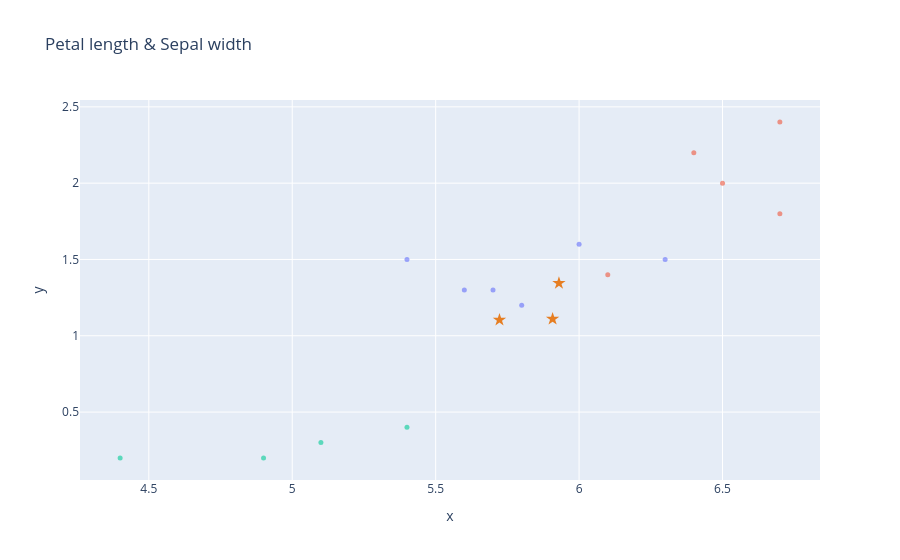

Notebook cell for this chart:
### Code cell
fig = plot_dataframe(validation[:, [0,3]], title='Blobs Dataset', label=y_validation)
for i, centroid in enumerate(centroids):
    fig = plot_centroid(fig, centroid[[0,3]], colors=["#e67e22"], marker_size=10, symbol='star', name=f'Centroid {i+1}')
fig.update_layout(showlegend=False, title='Petal length & Sepal width')
fig.show()

### Figure 1 — Plotly figure (JSON) as saved in the notebook; plotly's stock layout.template omitted (floating-point values rounded to 4 significant figures)
{"data": [{"hovertemplate": "color=#82e0aa<br>x=%{x}<br>y=%{y}<extra></extra>", "legendgroup": "#82e0aa", "marker": {"color": "#636efa", "opacity": 0.6, "size": 5, "symbol": "circle"}, "mode": "markers", "name": "#82e0aa", "orientation": "v", "showlegend": true, "type": "scatter", "x": [6.3, 5.6, 5.7, 5.4, 5.8, 6.0], "xaxis": "x", "y": [1.5, 1.3, 1.3, 1.5, 1.2, 1.6], "yaxis": "y"}, {"hovertemplate": "color=#f1948a<br>x=%{x}<br>y=%{y}<extra></extra>", "legendgroup": "#f1948a", "marker": {"color": "#EF553B", "opacity": 0.6, "size": 5, "symbol": "circle"}, "mode": "markers", "name": "#f1948a", "orientation": "v", "showlegend": true, "type": "scatter", "x": [6.7, 6.1, 6.4, 6.7, 6.5], "xaxis": "x", "y": [2.4, 1.4, 2.2, 1.8, 2.0], "yaxis": "y"}, {"hovertemplate": "color=#f7dc6f<br>x=%{x}<br>y=%{y}<extra></extra>", "legendgroup": "#f7dc6f", "marker": {"color": "#00cc96", "opacity": 0.6, "size": 5, "symbol": "circle"}, "mode": "markers", "name": "#f7dc6f", "orientation": "v", "showlegend": true, "type": "scatter", "x": [4.4, 5.4, 5.1, 4.9], "xaxis": "x", "y": [0.2, 0.4, 0.3, 0.2], "yaxis": "y"}, {"marker": {"color": "#e67e22", "size": 10, "symbol": "star"}, "mode": "markers", "name": "Centroid 1", "type": "scatter", "x": [5.908], "y": [1.11]}, {"marker": {"color": "#e67e22", "size": 10, "symbol": "star"}, "mode": "markers", "name": "Centroid 2", "type": "scatter", "x": [5.722], "y": [1.104]}, {"marker": {"color": "#e67e22", "size": 10, "symbol": "star"}, "mode": "markers", "name": "Centroid 3", "type": "scatter", "x": [5.93], "y": [1.345]}], "layout": {"legend": {"title": {"text": "color"}, "tracegroupgap": 0}, "showlegend": false, "title": {"text": "Petal length & Sepal width"}, "xaxis": {"anchor": "y", "domain": [0, 1], "title": {"text": "x"}}, "yaxis": {"anchor": "x", "domain": [0, 1], "title": {"text": "y"}}}}
